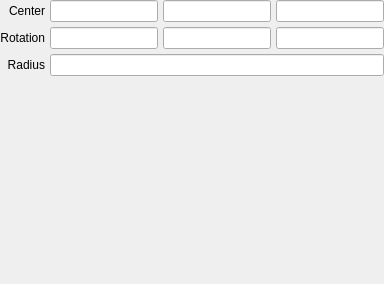
         <widget class="QWidget" name="roman">
          <layout class="QGridLayout" name="gridLayout_44">
           <property name="margin">
            <number>0</number>
           </property>
           <property name="spacing">
            <number>5</number>
           </property>
           <item row="0" column="3">
            <widget class="QLineEdit" name="lineedit_roman_translation_z"/>
           </item>
           <item row="0" column="1">
            <widget class="QLineEdit" name="lineedit_roman_translation_x"/>
           </item>
           <item row="1" column="1">
            <widget class="QLineEdit" name="lineedit_roman_rotation_x"/>
           </item>
           <item row="1" column="2">
            <widget class="QLineEdit" name="lineedit_roman_rotation_y"/>
           </item>
           <item row="1" column="0">
            <widget class="QLabel" name="label_107">
             <property name="text">
              <string>Rotation</string>
             </property>
             <property name="alignment">
              <set>Qt::AlignRight|Qt::AlignTrailing|Qt::AlignVCenter</set>
             </property>
            </widget>
           </item>
           <item row="1" column="3">
            <widget class="QLineEdit" name="lineedit_roman_rotation_z"/>
           </item>
           <item row="0" column="0">
            <widget class="QLabel" name="label_106">
             <property name="text">
              <string>Center</string>
             </property>
             <property name="alignment">
              <set>Qt::AlignRight|Qt::AlignTrailing|Qt::AlignVCenter</set>
             </property>
            </widget>
           </item>
           <item row="3" column="1">
            <spacer name="verticalSpacer_37">
             <property name="orientation">
              <enum>Qt::Vertical</enum>
             </property>
             <property name="sizeHint" stdset="0">
              <size>
               <width>20</width>
               <height>208</height>
              </size>
             </property>
            </spacer>
           </item>
           <item row="0" column="2">
            <widget class="QLineEdit" name="lineedit_roman_translation_y"/>
           </item>
           <item row="2" column="0">
            <widget class="QLabel" name="label_108">
             <property name="text">
              <string>Radius</string>
             </property>
             <property name="alignment">
              <set>Qt::AlignRight|Qt::AlignTrailing|Qt::AlignVCenter</set>
             </property>
            </widget>
           </item>
           <item row="2" column="1" colspan="3">
            <widget class="QLineEdit" name="lineedit_roman_radius"/>
           </item>
          </layout>
         </widget>
